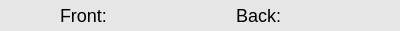
<?xml version="1.0" encoding="UTF-8"?>
<ui version="4.0">
 <class>FlashcardListItem</class>
 <widget class="QWidget" name="FlashcardListItem">
  <property name="geometry">
   <rect>
    <x>0</x>
    <y>0</y>
    <width>400</width>
    <height>30</height>
   </rect>
  </property>
  <property name="windowTitle">
   <string>Form</string>
  </property>
  <property name="styleSheet">
   <string notr="true">QLabel {
	font-family: &quot;Trebuchet MS&quot;;
	font-size: 18px;
}

QWidget {
	background-color: #e6e6e6;
}</string>
  </property>
  <layout class="QVBoxLayout" name="verticalLayout">
   <property name="spacing">
    <number>0</number>
   </property>
   <property name="leftMargin">
    <number>0</number>
   </property>
   <property name="topMargin">
    <number>0</number>
   </property>
   <property name="rightMargin">
    <number>0</number>
   </property>
   <property name="bottomMargin">
    <number>0</number>
   </property>
   <item>
    <widget class="QWidget" name="widget" native="true">
     <layout class="QHBoxLayout" name="horizontalLayout_2">
      <property name="spacing">
       <number>20</number>
      </property>
      <property name="leftMargin">
       <number>10</number>
      </property>
      <property name="topMargin">
       <number>5</number>
      </property>
      <property name="rightMargin">
       <number>10</number>
      </property>
      <property name="bottomMargin">
       <number>5</number>
      </property>
      <item>
       <widget class="QLabel" name="index">
        <property name="minimumSize">
         <size>
          <width>30</width>
          <height>0</height>
         </size>
        </property>
        <property name="text">
         <string/>
        </property>
       </widget>
      </item>
      <item>
       <widget class="QLabel" name="label">
        <property name="sizePolicy">
         <sizepolicy hsizetype="Preferred" vsizetype="Preferred">
          <horstretch>0</horstretch>
          <verstretch>0</verstretch>
         </sizepolicy>
        </property>
        <property name="styleSheet">
         <string notr="true"/>
        </property>
        <property name="text">
         <string>Front:</string>
        </property>
       </widget>
      </item>
      <item>
       <widget class="QLabel" name="front">
        <property name="sizePolicy">
         <sizepolicy hsizetype="Expanding" vsizetype="Preferred">
          <horstretch>0</horstretch>
          <verstretch>0</verstretch>
         </sizepolicy>
        </property>
        <property name="text">
         <string/>
        </property>
       </widget>
      </item>
      <item>
       <widget class="QLabel" name="label_2">
        <property name="text">
         <string>Back:</string>
        </property>
       </widget>
      </item>
      <item>
       <widget class="QLabel" name="back">
        <property name="sizePolicy">
         <sizepolicy hsizetype="Expanding" vsizetype="Preferred">
          <horstretch>0</horstretch>
          <verstretch>0</verstretch>
         </sizepolicy>
        </property>
        <property name="text">
         <string/>
        </property>
       </widget>
      </item>
     </layout>
    </widget>
   </item>
  </layout>
 </widget>
 <resources/>
 <connections/>
</ui>
